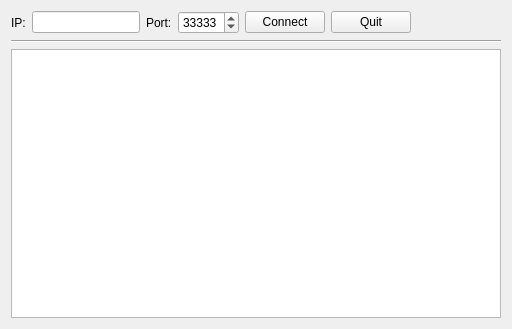
<?xml version="1.0" encoding="UTF-8"?>
<ui version="4.0">
 <class>Widget</class>
 <widget class="QWidget" name="Widget">
  <property name="geometry">
   <rect>
    <x>0</x>
    <y>0</y>
    <width>512</width>
    <height>329</height>
   </rect>
  </property>
  <property name="windowTitle">
   <string>TcpClient</string>
  </property>
  <layout class="QVBoxLayout" name="verticalLayout_2">
   <item>
    <layout class="QVBoxLayout" name="verticalLayout">
     <item>
      <layout class="QHBoxLayout" name="horizontalLayout">
       <item>
        <widget class="QLabel" name="label">
         <property name="text">
          <string>IP:</string>
         </property>
        </widget>
       </item>
       <item>
        <widget class="QLineEdit" name="txtHostAdress"/>
       </item>
       <item>
        <widget class="QLabel" name="label_2">
         <property name="text">
          <string>Port:</string>
         </property>
        </widget>
       </item>
       <item>
        <widget class="QSpinBox" name="spinnerPort">
         <property name="minimum">
          <number>1024</number>
         </property>
         <property name="maximum">
          <number>65535</number>
         </property>
         <property name="singleStep">
          <number>1</number>
         </property>
         <property name="value">
          <number>33333</number>
         </property>
        </widget>
       </item>
       <item>
        <widget class="QPushButton" name="btnConnect">
         <property name="text">
          <string>Connect</string>
         </property>
        </widget>
       </item>
       <item>
        <widget class="QPushButton" name="btnQuit">
         <property name="text">
          <string>Quit</string>
         </property>
        </widget>
       </item>
       <item>
        <spacer name="horizontalSpacer">
         <property name="orientation">
          <enum>Qt::Horizontal</enum>
         </property>
         <property name="sizeHint" stdset="0">
          <size>
           <width>40</width>
           <height>20</height>
          </size>
         </property>
        </spacer>
       </item>
      </layout>
     </item>
     <item>
      <widget class="Line" name="line">
       <property name="orientation">
        <enum>Qt::Horizontal</enum>
       </property>
      </widget>
     </item>
     <item>
      <widget class="QListWidget" name="listWidget"/>
     </item>
    </layout>
   </item>
  </layout>
 </widget>
 <layoutdefault spacing="6" margin="11"/>
 <resources/>
 <connections>
  <connection>
   <sender>btnQuit</sender>
   <signal>clicked()</signal>
   <receiver>Widget</receiver>
   <slot>close()</slot>
   <hints>
    <hint type="sourcelabel">
     <x>220</x>
     <y>301</y>
    </hint>
    <hint type="destinationlabel">
     <x>343</x>
     <y>288</y>
    </hint>
   </hints>
  </connection>
 </connections>
</ui>
